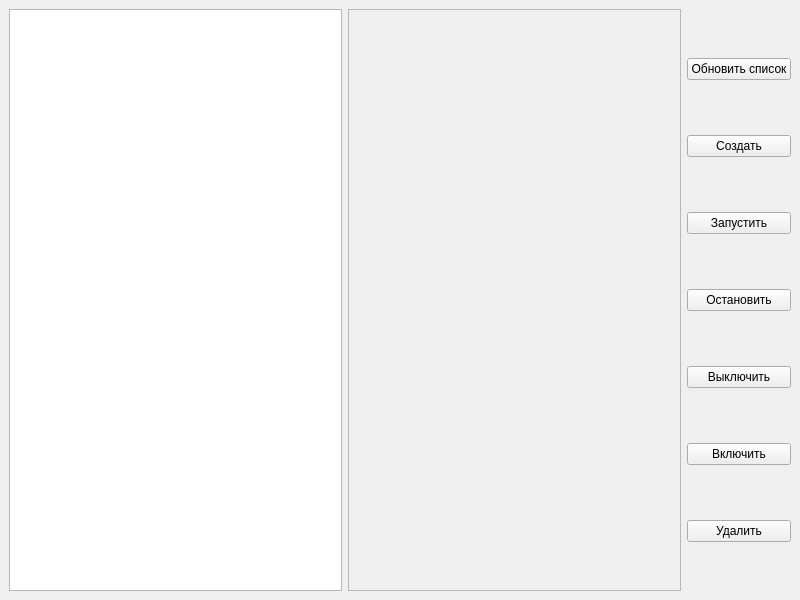
<?xml version="1.0" encoding="UTF-8"?>
<ui version="4.0">
 <class>MainWindow</class>
 <widget class="QMainWindow" name="MainWindow">
  <property name="geometry">
   <rect>
    <x>0</x>
    <y>0</y>
    <width>800</width>
    <height>600</height>
   </rect>
  </property>
  <property name="windowTitle">
   <string>MainWindow</string>
  </property>
  <widget class="QWidget" name="centralwidget">
   <layout class="QGridLayout" name="gridLayout">
    <item row="0" column="0">
     <layout class="QHBoxLayout" name="horizontalLayout_2">
      <item>
       <widget class="QListWidget" name="taskListWidget"/>
      </item>
      <item>
       <widget class="QTextEdit" name="taskInfoTextEdit">
        <property name="enabled">
         <bool>false</bool>
        </property>
       </widget>
      </item>
      <item>
       <layout class="QVBoxLayout" name="verticalLayout_2">
        <item>
         <widget class="QPushButton" name="refreshButton">
          <property name="text">
           <string>Обновить список</string>
          </property>
         </widget>
        </item>
        <item>
         <widget class="QPushButton" name="createButton">
          <property name="text">
           <string>Создать</string>
          </property>
         </widget>
        </item>
        <item>
         <widget class="QPushButton" name="runTaskButton">
          <property name="text">
           <string>Запустить</string>
          </property>
         </widget>
        </item>
        <item>
         <widget class="QPushButton" name="stopTaskButton">
          <property name="text">
           <string>Остановить</string>
          </property>
         </widget>
        </item>
        <item>
         <widget class="QPushButton" name="disableTaskButton">
          <property name="text">
           <string>Выключить</string>
          </property>
         </widget>
        </item>
        <item>
         <widget class="QPushButton" name="enableTaskButton">
          <property name="text">
           <string>Включить</string>
          </property>
         </widget>
        </item>
        <item>
         <widget class="QPushButton" name="deleteTaskButton">
          <property name="text">
           <string>Удалить</string>
          </property>
         </widget>
        </item>
       </layout>
      </item>
     </layout>
    </item>
   </layout>
  </widget>
 </widget>
 <resources/>
 <connections/>
</ui>
